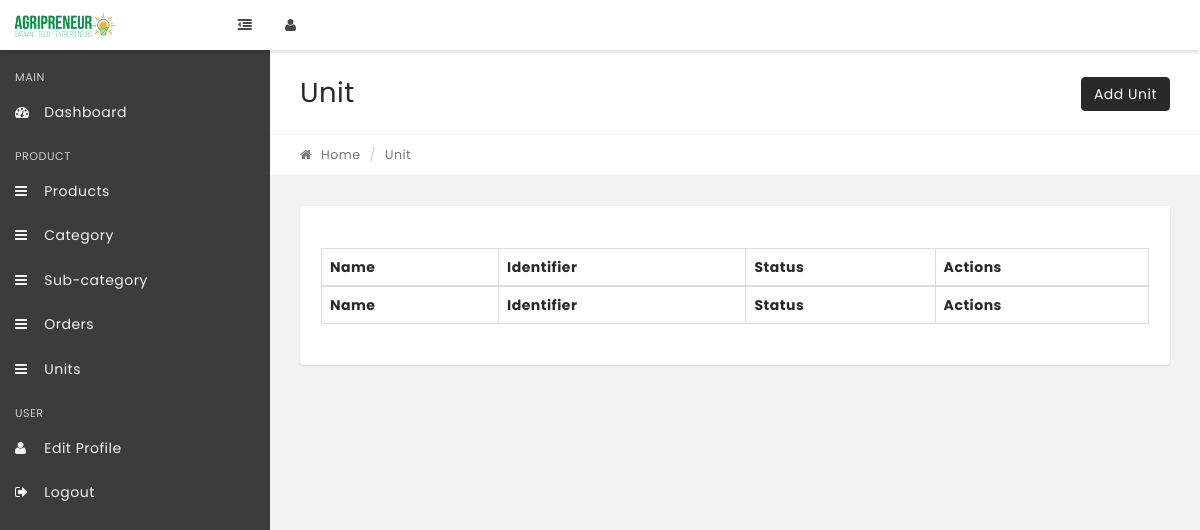
Before: /index.php/admin/unit with the older database file.
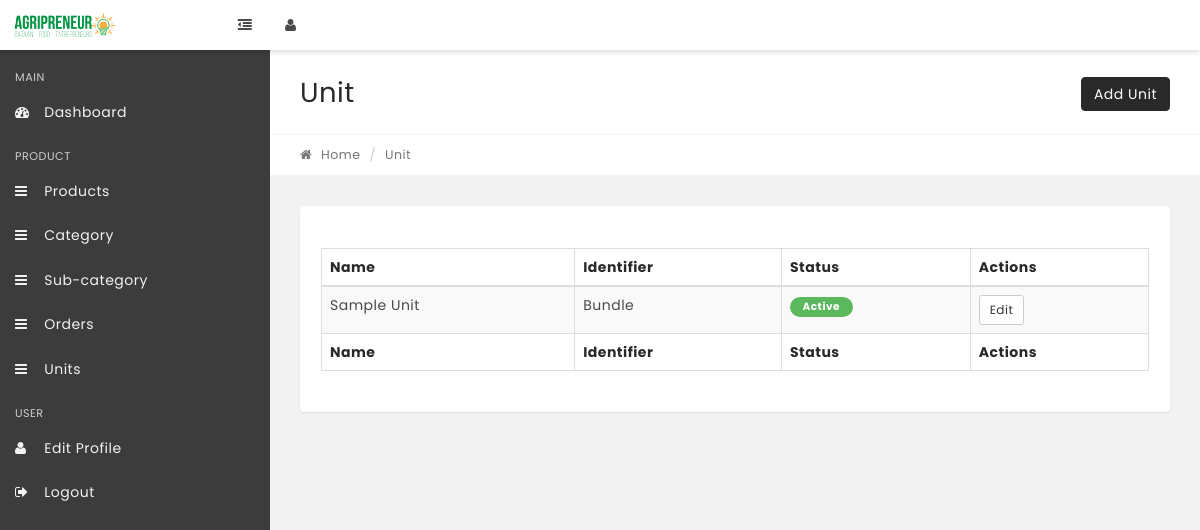
After: the same page with the newer database file.
### tables this page shows
CREATE TABLE `tbl_unit` (
  `unit_id` int(11) NOT NULL,
  `unit_name` varchar(255) NOT NULL,
  `unit_identifier` varchar(255) NOT NULL,
  `status` int(11) NOT NULL,
  `timestamp_created` timestamp NOT NULL DEFAULT CURRENT_TIMESTAMP,
  `timestamp_updated` timestamp NOT NULL DEFAULT '0000-00-00 00:00:00' ON UPDATE CURRENT_TIMESTAMP
);

### application/libraries/Template.php (called while the page is built, shortened)
<?php
class Template {
    var $use_template = '';
    var $use_template_file = '';
    var $template_data = array();
	var $CI;
	function __construct(){
		$this->CI =& get_instance();
	}
	function set_title($title){
		$this->template_data['title'] = $title;
	}
	function set_additional_css($css_set){
        $this->template_data['additional_css'] = $css_set;
    }
    function set_additional_js($js_set){
        $this->template_data['add_js'] = $js_set;
    }
    public function set_template($name,$file="template"){
        $this->use_template = $name;
        $this->use_template_file = $file;
    }
    public function load_sub($key,$value){
        if(is_array($key)){
            $this->template_data = $key;
        }else{
            $this->template_data[$key] = $value;
        }
    }
    public function load($path){
        $content = $this->CI->load->view($path,$this->template_data,true);
        $this->template_data["content"] = $content;
        $template_path = $this->use_template . "/" . $this->use_template_file;
        $this->CI->load->view("templates/".$template_path,$this->template_data);
    }
	public function extra_js($extra_js){
		$this->template_data['extra_js']  = $extra_js;
	}
}

### application/controllers/Admin.php (called while the page is built, shortened)
<?php
class Admin extends CI_Controller {
    function __construct(){
        $styles = array(
		);
		$js = array(
            'assets/user/js/login.js',
            'assets/user/js/user.js',
            'assets/user/js/admin.js',
		);
		$this->template->set_additional_css($styles);
		$this->template->set_additional_js($js);
        $this->template->set_title('Admin - Dashboard');
        $this->template->set_template('admin');
    }
    function unit()
    {
        $extra_js = '
            $("#units").DataTable();
		';
        $this->template->load_sub('units', $this->product_model->get_all_units());
        $this->template->extra_js($extra_js);
        $this->template->load('admin/product/unit');
    }
}

### index.php (called while the page is built, shortened)
<?php
require_once BASEPATH.'core/CodeIgniter.php';

### application/models/Product_model.php (called while the page is built, shortened)
<?php
class Product_model extends CI_Model {
    function get_all_units()
    {
        $this->db->select('*');
        $this->db->from('tbl_unit');
        $query = $this->db->get();
        if($query->num_rows() > 0){
            return $query->result();
        }
        return [];
    }
}

### application/views/admin/product/unit.php (the view, shortened to what this page needs)
<div class="row page-title-div">
	<div class="col-md-6">
		<h2 class="title">Unit</h2>
	</div>
    <div class="col-sm-6 right-side">
        <a href="<?php echo base_url(); ?>admin/unit/add" class="btn bg-black" role="button">Add Unit</a>
    </div>
</div>
<div class="row breadcrumb-div">
	<div class="col-md-6">
		<ul class="breadcrumb">
			<li>
				<a href="<?php echo base_url();?>/admin">
					<i class="fa fa-home"></i> Home</a>
			</li>
			<li class="active">Unit</li>
		</ul>
	</div>
</div>
<section class="section">
	<div class="container-fluid">
		<div class="row">
			<div class="col-md-12">
				<div class="panel">
					<div class="panel-heading">
					</div>
					<div class="panel-body p-20">
						<table id="units" class="display table table-striped table-bordered" cellspacing="0" width="100%">
							<thead>
								<tr>
									<th>Name</th>
		                            <th>Identifier</th>
                                    <th>Status</th>
									<th>Actions</th>
								</tr>
							</thead>
							<tfoot>
								<tr>
									<th>Name</th>
                                    <th>Identifier</th>
                                    <th>Status</th>
									<th>Actions</th>
								</tr>
							</tfoot>
							<tbody>
								<?php
									foreach ($units as $unit) {
										?>
									 		<tr>
												<td><?php echo $unit->unit_name ;?></td>
                                                <td><?php echo $unit->unit_identifier ;?></td>
                                                <td>
                                                <?php
                                                    if ($unit->status == '1') {
                                                        ?>
                                                            <span class="label label-success label-rounded">Active</span>
                                                        <?php
                                                    }else {
                                                        ?>
                                                            <span class="label label-warning label-rounded">Inactive</span>
                                                        <?php
                                                    }
                                                ?>
                                            </td>
                                            <td>
                                                    <a href="<?php echo base_url(); ?>admin/unit/edit/<?php echo $unit->unit_id;?>" class="btn btn-default btn-sm">Edit</a>
                                            </td>
											</tr>
										<?php
									}
								?>
							</tbody>
						</table>
					</div>
				</div>
			</div>
		</div>
	</div>
</section>

Changed rows visible on the page:
added tbl_unit: unit_name "Sample Unit", unit_identifier "Bundle", status "Active"
